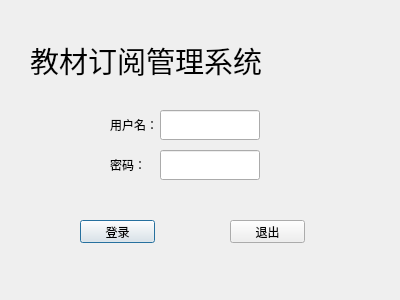
<?xml version="1.0" encoding="UTF-8"?>
<ui version="4.0">
 <class>login</class>
 <widget class="QDialog" name="login">
  <property name="geometry">
   <rect>
    <x>0</x>
    <y>0</y>
    <width>400</width>
    <height>300</height>
   </rect>
  </property>
  <property name="windowTitle">
   <string>Dialog</string>
  </property>
  <widget class="QLabel" name="label">
   <property name="geometry">
    <rect>
     <x>110</x>
     <y>110</y>
     <width>50</width>
     <height>30</height>
    </rect>
   </property>
   <property name="text">
    <string>用户名：</string>
   </property>
  </widget>
  <widget class="QLabel" name="label_2">
   <property name="geometry">
    <rect>
     <x>110</x>
     <y>150</y>
     <width>50</width>
     <height>30</height>
    </rect>
   </property>
   <property name="text">
    <string>密码：</string>
   </property>
  </widget>
  <widget class="QPushButton" name="loginButton">
   <property name="geometry">
    <rect>
     <x>80</x>
     <y>220</y>
     <width>75</width>
     <height>23</height>
    </rect>
   </property>
   <property name="text">
    <string>登录</string>
   </property>
  </widget>
  <widget class="QPushButton" name="exitButton">
   <property name="geometry">
    <rect>
     <x>230</x>
     <y>220</y>
     <width>75</width>
     <height>23</height>
    </rect>
   </property>
   <property name="text">
    <string>退出</string>
   </property>
  </widget>
  <widget class="QLabel" name="titleLabel">
   <property name="geometry">
    <rect>
     <x>30</x>
     <y>40</y>
     <width>241</width>
     <height>41</height>
    </rect>
   </property>
   <property name="font">
    <font>
     <family>Adobe 宋体 Std L</family>
     <pointsize>22</pointsize>
    </font>
   </property>
   <property name="text">
    <string>教材订阅管理系统</string>
   </property>
  </widget>
  <widget class="QLineEdit" name="usernameLineEdit">
   <property name="geometry">
    <rect>
     <x>160</x>
     <y>110</y>
     <width>100</width>
     <height>30</height>
    </rect>
   </property>
  </widget>
  <widget class="QLineEdit" name="passwordLineEdit">
   <property name="geometry">
    <rect>
     <x>160</x>
     <y>150</y>
     <width>100</width>
     <height>30</height>
    </rect>
   </property>
  </widget>
 </widget>
 <resources/>
 <connections/>
</ui>
